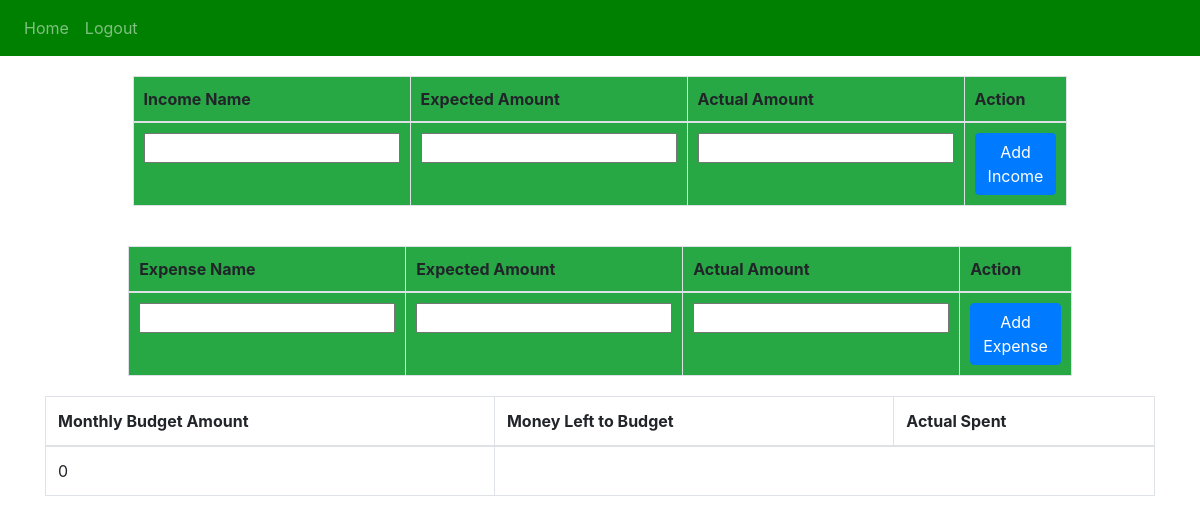
Page / (signed in) on the earlier database version.
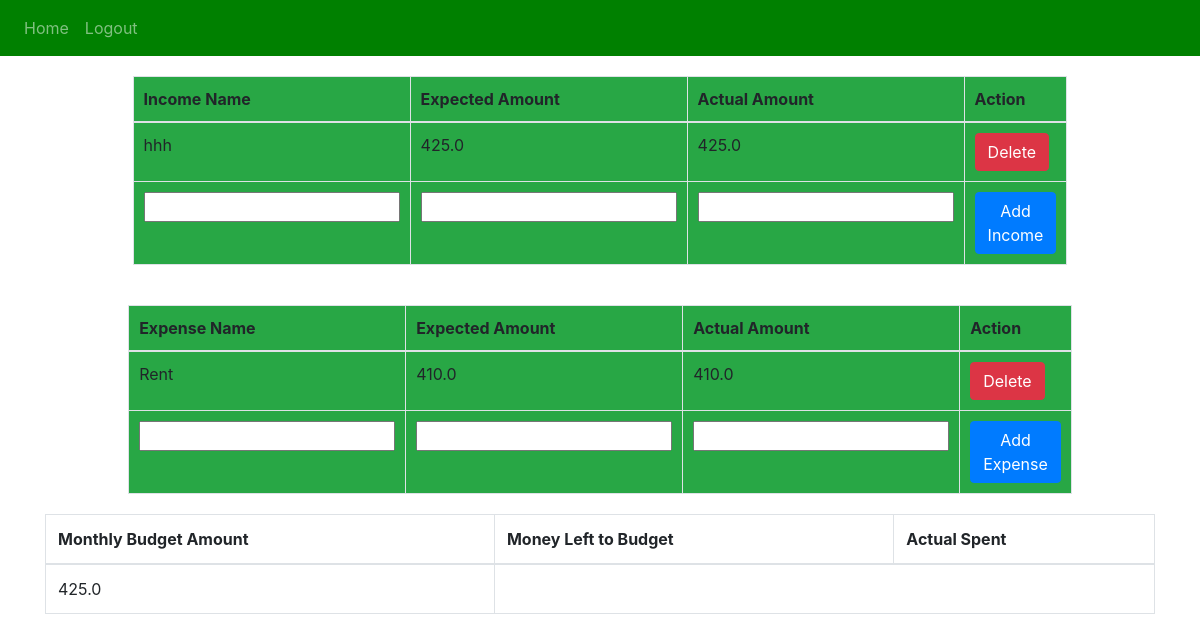
Same page on the later database version.
### website/models.py (models this page shows)
class Income(db.Model):
    id = db.Column(db.Integer, primary_key=True)
    income_name = db.Column(db.String(150))
    expected_income = db.Column(db.Float)
    actual_income = db.Column(db.Float)
    date = db.Column(db.DateTime(timezone=True), default=func.now())
    user_id = db.Column(db.Integer, db.ForeignKey('user.id'))

class Expense(db.Model):
    id = db.Column(db.Integer, primary_key=True)
    expense_name = db.Column(db.String(150))
    expected_expense = db.Column(db.Float)
    actual_expense = db.Column(db.Float)
    date = db.Column(db.DateTime(timezone=True), default=func.now())
    user_id = db.Column(db.Integer, db.ForeignKey('user.id'))

### website/views.py (the view)
@views.route('/', methods=['GET', 'POST'])
@login_required
def home():
    if request.method == 'POST':
        if 'expenseName' in request.form:
            addExpense()
        if 'incomeName' in request.form:
            addIncome()
    return render_template("home.html", user=current_user, total_income=get_total_income())

### website/__init__.py (called while the page is built)
def create_app():
    app = Flask(__name__)
    app.config['SECRET_KEY'] = 'alhgaklgdakd jakhgakaggaae'
    app.config['SQLALCHEMY_DATABASE_URI'] = f'sqlite:///{DB_NAME}'
    db.init_app(app)
    from .views import views
    from .auth import auth
    app.register_blueprint(views, url_prefix='/')
    app.register_blueprint(auth, url_prefix='/')
    from .models import User, Expense, Income
    with app.app_context():
        db.create_all()
    login_manager = LoginManager()
    login_manager.login_view = 'auth.login'
    login_manager.init_app(app)
    @login_manager.user_loader
    def load_user(id):
        return User.query.get(int(id))
    return app

### website/views.py (called while the page is built)
def get_total_income():
    incomes = Income.query.with_entities(Income.expected_income).all()
    total_income = sum(income.expected_income for income in incomes)
    return total_income

### website/templates/home.html (shortened to what this page needs)
{% extends "base.html" %}
{% block content%}
<div id="tableContainer">
<table class="table table-bordered" id="incomeTable">
    <thead>
        <tr>
            <th class="bg-success">Income Name</th>
            <th class="bg-success">Expected Amount</th>
            <th class="bg-success">Actual Amount</th>
            <th class="bg-success">Action</th>
        </tr>
    </thead>
    <tbody>
        {% for income in user.incomes %}
        <tr>
            <td class="bg-success">{{ income.income_name }}</td>
            <td class="bg-success">{{ income.expected_income }}</td>
            <td class="bg-success">{{ income.actual_income }}</td>
            <td class="bg-success">
            <button type="button" class="btn btn-danger" onClick="deleteIncome({{ income.id }})">Delete</button></td>
        </tr>
        {% endfor %}
    </tbody>
    <tfoot>
        <tr>
            <form method="POST">
                <td class="bg-success"><input type="text" id="incomeName" name="incomeName" required></td>
                <td class="bg-success"><input type="number" id="expectedIncome" name="expectedIncome" required></td>
                <td class="bg-success"><input type="number" id="actualIncome" name="actualIncome" required></td>
                <td class="bg-success"><button type="submit" class="btn btn-primary">Add Income</button></td>
            </form>
        </tr>
    </tfoot>
</table>
</div>
<div id="tableContainer">
    <table class="table table-bordered" id="expenseTable">
        <thead>
            <tr>
                <th class="bg-success">Expense Name</th>
                <th class="bg-success">Expected Amount</th>
                <th class="bg-success">Actual Amount</th>
                <th class="bg-success">Action</th>
            </tr>
        </thead>
        <tbody>
            {% for expense in user.expenses %}
            <tr>
                <td class="bg-success">{{ expense.expense_name }}</td>
                <td class="bg-success">{{ expense.expected_expense }}</td>
                <td class="bg-success">{{ expense.actual_expense }}</td>
                <td class="bg-success">
                <button type="button" class="btn btn-danger" onClick="deleteExpense({{ expense.id }})">Delete</button></td>
            </tr>
            {% endfor %}
        </tbody>
        <tfoot>
            <tr>
                <form method="POST">
                    <td class="bg-success"><input type="text" id="expenseName" name="expenseName" required></td>
                    <td class="bg-success"><input type="number" id="expectedExpense" name="expectedExpense" required></td>
                    <td class="bg-success"><input type="number" id="actualExpense" name="actualExpense" required></td>
                    <td class="bg-success"><button type="submit" class="btn btn-primary">Add Expense</button></td>
                </form>
            </tr>
        </tfoot>
    </table>
    </div>
    <div id="tableContainer">
        <table class="table table-bordered" id="budgetTable">
            <thead>
                <tr>
                    <th>Monthly Budget Amount</th>
                    <th>Money Left to Budget</th>
                    <th>Actual Spent</th>
                </tr>
            </thead>
            <tbody>
                <tr>
                    <td>{{ total_income }}</td>
                </tr>
            </tbody>
        </table>
    </div>
{% endblock %}

### website/templates/base.html (shortened to what this page needs)
<!DOCTYPE html>
<html>
  <head>
    <link
      rel="stylesheet"
      href="https://stackpath.bootstrapcdn.com/bootstrap/4.4.1/css/bootstrap.min.css"
    />
    <link
      rel="stylesheet"
      href="https://stackpath.bootstrapcdn.com/font-awesome/4.7.0/css/font-awesome.min.css"
    />
  </head>
  <body>
    <nav class="navbar navbar-expand-lg navbar-dark" style="background-color: green;">
        <div class="collapse navbar-collapse" id="navbar">
          <div class="navbar-nav">
            {% if user.is_authenticated %}
            <a class="nav-item nav-link" id="home" href="/">Home</a>
            <a class="nav-item nav-link" id="logout" href="/logout">Logout</a>
            {% else %}
            <a class="nav-item nav-link" id="login" href="/login">Login</a>
            <a class="nav-item nav-link" id="signUp" href="/sign-up">Sign Up</a>
            {% endif %}
          </div>
        </div>
      </nav>
      <div class="container">
        {% block content%}
        {% endblock %}
      </div>
  </body>
  </html>

### website/templates/home.html (style rules this page uses)
#incomeTable th, #incomeTable td { padding: 10px; }
#tableContainer { display: flex; justify-content: center; width: 100%; }
#incomeTable { width: 80%; margin: 20px 0; }
#expenseTable th, #expenseTable td { padding: 10px; }
#expenseTable { width: 80%; margin: 20px 0; }

Differences in the rows shown:
added Income: income_name "hhh", expected_income "425.0", actual_income "425.0"
added Expense: expense_name "Rent", expected_expense "410.0", actual_expense "410.0"
Other differences:
{{ total_income }}: "0" → "425.0"
